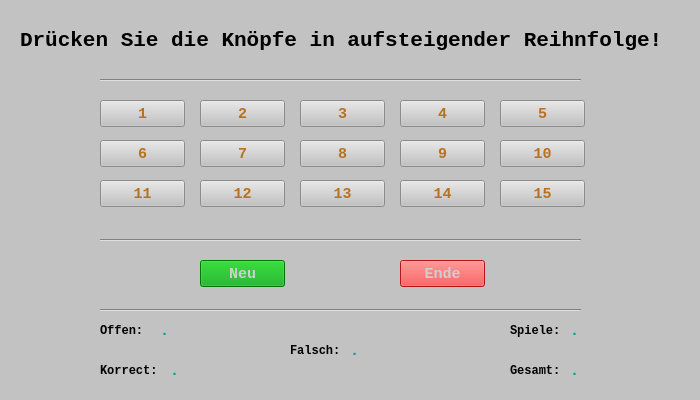
<?xml version="1.0" encoding="UTF-8"?>
<ui version="4.0">
 <class>Window</class>
 <widget class="QWidget" name="Window">
  <property name="geometry">
   <rect>
    <x>0</x>
    <y>0</y>
    <width>700</width>
    <height>400</height>
   </rect>
  </property>
  <property name="minimumSize">
   <size>
    <width>700</width>
    <height>400</height>
   </size>
  </property>
  <property name="maximumSize">
   <size>
    <width>700</width>
    <height>400</height>
   </size>
  </property>
  <property name="baseSize">
   <size>
    <width>700</width>
    <height>400</height>
   </size>
  </property>
  <property name="windowTitle">
   <string>MyGame</string>
  </property>
  <property name="autoFillBackground">
   <bool>false</bool>
  </property>
  <property name="styleSheet">
   <string notr="true">background-color: rgb(194, 194, 194);</string>
  </property>
  <widget class="QLabel" name="KopfLabel">
   <property name="geometry">
    <rect>
     <x>20</x>
     <y>20</y>
     <width>671</width>
     <height>41</height>
    </rect>
   </property>
   <property name="font">
    <font>
     <family>Cousine</family>
     <pointsize>16</pointsize>
     <weight>75</weight>
     <bold>true</bold>
    </font>
   </property>
   <property name="text">
    <string>Drücken Sie die Knöpfe in aufsteigender Reihnfolge!</string>
   </property>
  </widget>
  <widget class="QPushButton" name="B01">
   <property name="geometry">
    <rect>
     <x>100</x>
     <y>100</y>
     <width>85</width>
     <height>27</height>
    </rect>
   </property>
   <property name="font">
    <font>
     <family>Cousine</family>
     <pointsize>11</pointsize>
     <weight>75</weight>
     <bold>true</bold>
    </font>
   </property>
   <property name="styleSheet">
    <string notr="true">color: rgb(182, 113, 33);</string>
   </property>
   <property name="text">
    <string>1</string>
   </property>
  </widget>
  <widget class="QPushButton" name="B02">
   <property name="geometry">
    <rect>
     <x>200</x>
     <y>100</y>
     <width>85</width>
     <height>27</height>
    </rect>
   </property>
   <property name="font">
    <font>
     <family>Cousine</family>
     <pointsize>11</pointsize>
     <weight>75</weight>
     <bold>true</bold>
    </font>
   </property>
   <property name="styleSheet">
    <string notr="true">color: rgb(182, 113, 33);</string>
   </property>
   <property name="text">
    <string>2</string>
   </property>
  </widget>
  <widget class="QPushButton" name="B04">
   <property name="geometry">
    <rect>
     <x>400</x>
     <y>100</y>
     <width>85</width>
     <height>27</height>
    </rect>
   </property>
   <property name="font">
    <font>
     <family>Cousine</family>
     <pointsize>11</pointsize>
     <weight>75</weight>
     <bold>true</bold>
    </font>
   </property>
   <property name="styleSheet">
    <string notr="true">color: rgb(182, 113, 33);</string>
   </property>
   <property name="text">
    <string>4</string>
   </property>
  </widget>
  <widget class="QPushButton" name="B03">
   <property name="geometry">
    <rect>
     <x>300</x>
     <y>100</y>
     <width>85</width>
     <height>27</height>
    </rect>
   </property>
   <property name="font">
    <font>
     <family>Cousine</family>
     <pointsize>11</pointsize>
     <weight>75</weight>
     <bold>true</bold>
    </font>
   </property>
   <property name="styleSheet">
    <string notr="true">color: rgb(182, 113, 33);</string>
   </property>
   <property name="text">
    <string>3</string>
   </property>
  </widget>
  <widget class="QPushButton" name="B05">
   <property name="geometry">
    <rect>
     <x>500</x>
     <y>100</y>
     <width>85</width>
     <height>27</height>
    </rect>
   </property>
   <property name="font">
    <font>
     <family>Cousine</family>
     <pointsize>11</pointsize>
     <weight>75</weight>
     <bold>true</bold>
    </font>
   </property>
   <property name="styleSheet">
    <string notr="true">color: rgb(182, 113, 33);</string>
   </property>
   <property name="text">
    <string>5</string>
   </property>
  </widget>
  <widget class="QPushButton" name="B06">
   <property name="geometry">
    <rect>
     <x>200</x>
     <y>140</y>
     <width>85</width>
     <height>27</height>
    </rect>
   </property>
   <property name="font">
    <font>
     <family>Cousine</family>
     <pointsize>11</pointsize>
     <weight>75</weight>
     <bold>true</bold>
    </font>
   </property>
   <property name="styleSheet">
    <string notr="true">color: rgb(182, 113, 33);</string>
   </property>
   <property name="text">
    <string>7</string>
   </property>
  </widget>
  <widget class="QPushButton" name="B09">
   <property name="geometry">
    <rect>
     <x>400</x>
     <y>140</y>
     <width>85</width>
     <height>27</height>
    </rect>
   </property>
   <property name="font">
    <font>
     <family>Cousine</family>
     <pointsize>11</pointsize>
     <weight>75</weight>
     <bold>true</bold>
    </font>
   </property>
   <property name="styleSheet">
    <string notr="true">color: rgb(182, 113, 33);</string>
   </property>
   <property name="text">
    <string>9</string>
   </property>
  </widget>
  <widget class="QPushButton" name="B07">
   <property name="geometry">
    <rect>
     <x>100</x>
     <y>140</y>
     <width>85</width>
     <height>27</height>
    </rect>
   </property>
   <property name="font">
    <font>
     <family>Cousine</family>
     <pointsize>11</pointsize>
     <weight>75</weight>
     <bold>true</bold>
    </font>
   </property>
   <property name="styleSheet">
    <string notr="true">color: rgb(182, 113, 33);</string>
   </property>
   <property name="text">
    <string>6</string>
   </property>
  </widget>
  <widget class="QPushButton" name="B08">
   <property name="geometry">
    <rect>
     <x>300</x>
     <y>140</y>
     <width>85</width>
     <height>27</height>
    </rect>
   </property>
   <property name="font">
    <font>
     <family>Cousine</family>
     <pointsize>11</pointsize>
     <weight>75</weight>
     <bold>true</bold>
    </font>
   </property>
   <property name="styleSheet">
    <string notr="true">color: rgb(182, 113, 33);</string>
   </property>
   <property name="text">
    <string>8</string>
   </property>
  </widget>
  <widget class="QPushButton" name="B10">
   <property name="geometry">
    <rect>
     <x>500</x>
     <y>140</y>
     <width>85</width>
     <height>27</height>
    </rect>
   </property>
   <property name="font">
    <font>
     <family>Cousine</family>
     <pointsize>11</pointsize>
     <weight>75</weight>
     <bold>true</bold>
    </font>
   </property>
   <property name="styleSheet">
    <string notr="true">color: rgb(182, 113, 33);</string>
   </property>
   <property name="text">
    <string>10</string>
   </property>
  </widget>
  <widget class="QPushButton" name="B12">
   <property name="geometry">
    <rect>
     <x>200</x>
     <y>180</y>
     <width>85</width>
     <height>27</height>
    </rect>
   </property>
   <property name="font">
    <font>
     <family>Cousine</family>
     <pointsize>11</pointsize>
     <weight>75</weight>
     <bold>true</bold>
    </font>
   </property>
   <property name="styleSheet">
    <string notr="true">color: rgb(182, 113, 33);</string>
   </property>
   <property name="text">
    <string>12</string>
   </property>
  </widget>
  <widget class="QPushButton" name="B14">
   <property name="geometry">
    <rect>
     <x>400</x>
     <y>180</y>
     <width>85</width>
     <height>27</height>
    </rect>
   </property>
   <property name="font">
    <font>
     <family>Cousine</family>
     <pointsize>11</pointsize>
     <weight>75</weight>
     <bold>true</bold>
    </font>
   </property>
   <property name="styleSheet">
    <string notr="true">color: rgb(182, 113, 33);</string>
   </property>
   <property name="text">
    <string>14</string>
   </property>
  </widget>
  <widget class="QPushButton" name="B11">
   <property name="geometry">
    <rect>
     <x>100</x>
     <y>180</y>
     <width>85</width>
     <height>27</height>
    </rect>
   </property>
   <property name="font">
    <font>
     <family>Cousine</family>
     <pointsize>11</pointsize>
     <weight>75</weight>
     <bold>true</bold>
    </font>
   </property>
   <property name="styleSheet">
    <string notr="true">color: rgb(182, 113, 33);</string>
   </property>
   <property name="text">
    <string>11</string>
   </property>
  </widget>
  <widget class="QPushButton" name="B13">
   <property name="geometry">
    <rect>
     <x>300</x>
     <y>180</y>
     <width>85</width>
     <height>27</height>
    </rect>
   </property>
   <property name="font">
    <font>
     <family>Cousine</family>
     <pointsize>11</pointsize>
     <weight>75</weight>
     <bold>true</bold>
    </font>
   </property>
   <property name="styleSheet">
    <string notr="true">color: rgb(182, 113, 33);</string>
   </property>
   <property name="text">
    <string>13</string>
   </property>
  </widget>
  <widget class="QPushButton" name="B15">
   <property name="geometry">
    <rect>
     <x>500</x>
     <y>180</y>
     <width>85</width>
     <height>27</height>
    </rect>
   </property>
   <property name="font">
    <font>
     <family>Cousine</family>
     <pointsize>11</pointsize>
     <weight>75</weight>
     <bold>true</bold>
    </font>
   </property>
   <property name="styleSheet">
    <string notr="true">color: rgb(182, 113, 33);</string>
   </property>
   <property name="text">
    <string>15</string>
   </property>
  </widget>
  <widget class="QPushButton" name="EndeButton">
   <property name="geometry">
    <rect>
     <x>400</x>
     <y>260</y>
     <width>85</width>
     <height>27</height>
    </rect>
   </property>
   <property name="font">
    <font>
     <family>Cousine</family>
     <pointsize>11</pointsize>
     <weight>75</weight>
     <bold>true</bold>
    </font>
   </property>
   <property name="styleSheet">
    <string notr="true">background-color: rgb(255, 26, 26);
color: rgb(207, 207, 207);</string>
   </property>
   <property name="text">
    <string>Ende</string>
   </property>
  </widget>
  <widget class="QPushButton" name="NeuButton">
   <property name="geometry">
    <rect>
     <x>200</x>
     <y>260</y>
     <width>85</width>
     <height>27</height>
    </rect>
   </property>
   <property name="font">
    <font>
     <family>Cousine</family>
     <pointsize>11</pointsize>
     <weight>75</weight>
     <bold>true</bold>
    </font>
   </property>
   <property name="styleSheet">
    <string notr="true">background-color: rgb(0, 162, 10);
color: rgb(207, 207, 207);</string>
   </property>
   <property name="text">
    <string>Neu</string>
   </property>
  </widget>
  <widget class="QLabel" name="OffenLabel">
   <property name="geometry">
    <rect>
     <x>100</x>
     <y>320</y>
     <width>41</width>
     <height>21</height>
    </rect>
   </property>
   <property name="font">
    <font>
     <family>Cousine</family>
     <pointsize>9</pointsize>
     <weight>75</weight>
     <bold>true</bold>
    </font>
   </property>
   <property name="text">
    <string>Offen:</string>
   </property>
  </widget>
  <widget class="QLabel" name="KorrektLabel">
   <property name="geometry">
    <rect>
     <x>100</x>
     <y>360</y>
     <width>61</width>
     <height>21</height>
    </rect>
   </property>
   <property name="font">
    <font>
     <family>Cousine</family>
     <pointsize>9</pointsize>
     <weight>75</weight>
     <bold>true</bold>
    </font>
   </property>
   <property name="text">
    <string>Korrect:</string>
   </property>
  </widget>
  <widget class="QLabel" name="FalschLabel">
   <property name="geometry">
    <rect>
     <x>290</x>
     <y>340</y>
     <width>61</width>
     <height>21</height>
    </rect>
   </property>
   <property name="font">
    <font>
     <family>Cousine</family>
     <pointsize>9</pointsize>
     <weight>75</weight>
     <bold>true</bold>
    </font>
   </property>
   <property name="text">
    <string>Falsch:</string>
   </property>
  </widget>
  <widget class="QLabel" name="GeamtLabel">
   <property name="geometry">
    <rect>
     <x>510</x>
     <y>360</y>
     <width>61</width>
     <height>21</height>
    </rect>
   </property>
   <property name="font">
    <font>
     <family>Cousine</family>
     <pointsize>9</pointsize>
     <weight>75</weight>
     <bold>true</bold>
    </font>
   </property>
   <property name="text">
    <string>Gesamt:</string>
   </property>
  </widget>
  <widget class="QLabel" name="SpielLabel">
   <property name="geometry">
    <rect>
     <x>510</x>
     <y>320</y>
     <width>61</width>
     <height>21</height>
    </rect>
   </property>
   <property name="font">
    <font>
     <family>Cousine</family>
     <pointsize>9</pointsize>
     <weight>75</weight>
     <bold>true</bold>
    </font>
   </property>
   <property name="text">
    <string>Spiele:</string>
   </property>
  </widget>
  <widget class="QLabel" name="OLabel">
   <property name="geometry">
    <rect>
     <x>160</x>
     <y>320</y>
     <width>41</width>
     <height>21</height>
    </rect>
   </property>
   <property name="font">
    <font>
     <family>Cousine</family>
     <pointsize>11</pointsize>
     <weight>75</weight>
     <bold>true</bold>
    </font>
   </property>
   <property name="styleSheet">
    <string notr="true">color: rgb(0, 158, 153);</string>
   </property>
   <property name="text">
    <string>.</string>
   </property>
  </widget>
  <widget class="QLabel" name="KLabel">
   <property name="geometry">
    <rect>
     <x>170</x>
     <y>360</y>
     <width>41</width>
     <height>21</height>
    </rect>
   </property>
   <property name="font">
    <font>
     <family>Cousine</family>
     <pointsize>11</pointsize>
     <weight>75</weight>
     <bold>true</bold>
    </font>
   </property>
   <property name="styleSheet">
    <string notr="true">color: rgb(0, 158, 153);</string>
   </property>
   <property name="text">
    <string>.</string>
   </property>
  </widget>
  <widget class="QLabel" name="FLabel">
   <property name="geometry">
    <rect>
     <x>350</x>
     <y>340</y>
     <width>41</width>
     <height>21</height>
    </rect>
   </property>
   <property name="font">
    <font>
     <family>Cousine</family>
     <pointsize>11</pointsize>
     <weight>75</weight>
     <bold>true</bold>
    </font>
   </property>
   <property name="styleSheet">
    <string notr="true">color: rgb(0, 158, 153);</string>
   </property>
   <property name="text">
    <string>.</string>
   </property>
  </widget>
  <widget class="QLabel" name="SLabel">
   <property name="geometry">
    <rect>
     <x>570</x>
     <y>320</y>
     <width>41</width>
     <height>21</height>
    </rect>
   </property>
   <property name="font">
    <font>
     <family>Cousine</family>
     <pointsize>11</pointsize>
     <weight>75</weight>
     <bold>true</bold>
    </font>
   </property>
   <property name="styleSheet">
    <string notr="true">color: rgb(0, 158, 153);</string>
   </property>
   <property name="text">
    <string>.</string>
   </property>
  </widget>
  <widget class="QLabel" name="GLabel">
   <property name="geometry">
    <rect>
     <x>570</x>
     <y>360</y>
     <width>41</width>
     <height>21</height>
    </rect>
   </property>
   <property name="font">
    <font>
     <family>Cousine</family>
     <pointsize>11</pointsize>
     <weight>75</weight>
     <bold>true</bold>
    </font>
   </property>
   <property name="styleSheet">
    <string notr="true">color: rgb(0, 158, 153);</string>
   </property>
   <property name="text">
    <string>.</string>
   </property>
  </widget>
  <widget class="Line" name="line">
   <property name="geometry">
    <rect>
     <x>100</x>
     <y>230</y>
     <width>481</width>
     <height>20</height>
    </rect>
   </property>
   <property name="orientation">
    <enum>Qt::Horizontal</enum>
   </property>
  </widget>
  <widget class="Line" name="line_2">
   <property name="geometry">
    <rect>
     <x>100</x>
     <y>70</y>
     <width>481</width>
     <height>20</height>
    </rect>
   </property>
   <property name="orientation">
    <enum>Qt::Horizontal</enum>
   </property>
  </widget>
  <widget class="Line" name="line_3">
   <property name="geometry">
    <rect>
     <x>100</x>
     <y>300</y>
     <width>481</width>
     <height>20</height>
    </rect>
   </property>
   <property name="orientation">
    <enum>Qt::Horizontal</enum>
   </property>
  </widget>
 </widget>
 <resources/>
 <connections>
  <connection>
   <sender>EndeButton</sender>
   <signal>clicked()</signal>
   <receiver>Window</receiver>
   <slot>close()</slot>
   <hints>
    <hint type="sourcelabel">
     <x>442</x>
     <y>273</y>
    </hint>
    <hint type="destinationlabel">
     <x>349</x>
     <y>199</y>
    </hint>
   </hints>
  </connection>
 </connections>
</ui>
